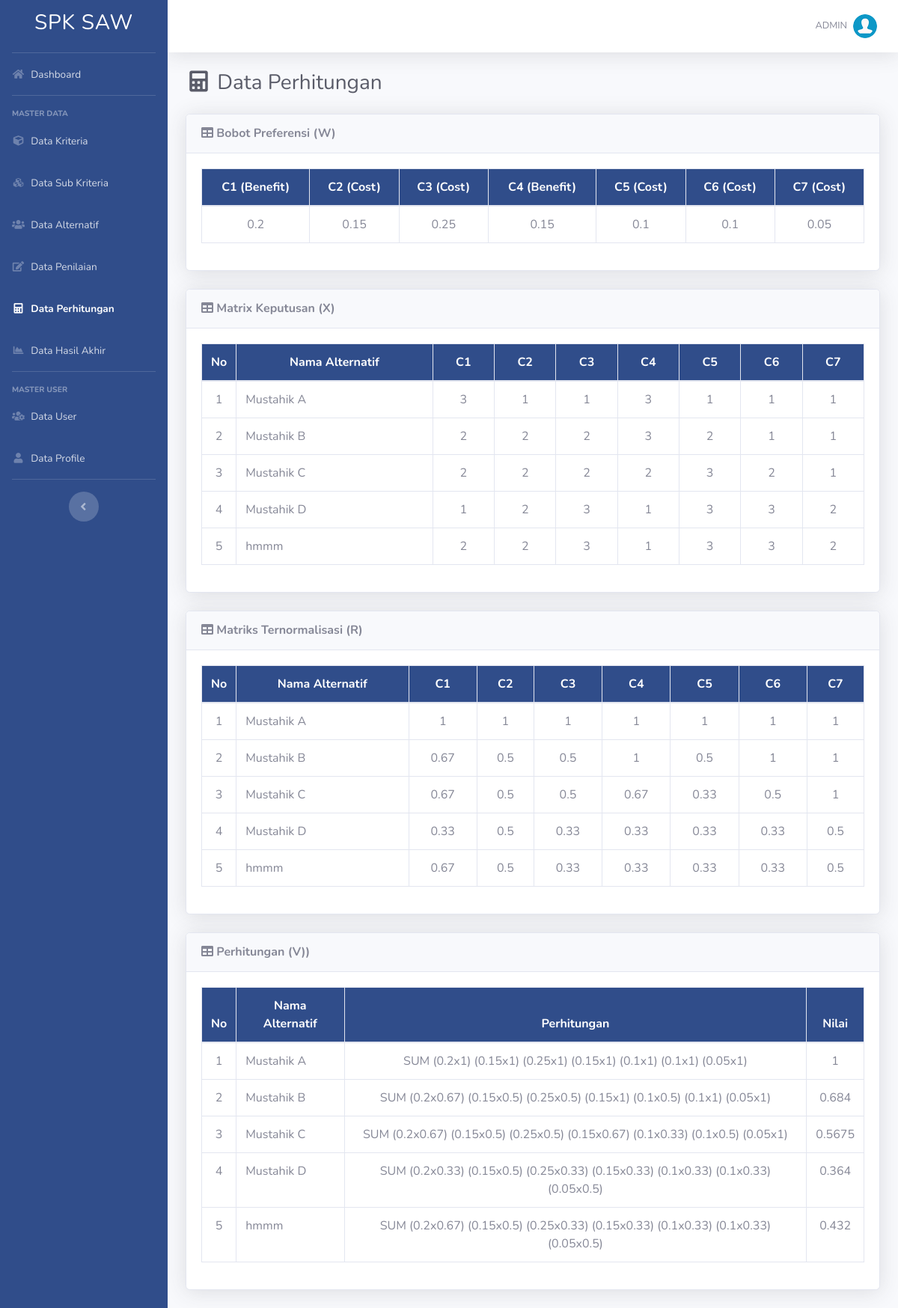
The page /perhitungan.php (signed in) on the database its author committed.
### tables this page shows
CREATE TABLE `kriteria` (
  `id_kriteria` int(11) NOT NULL,
  `kode_kriteria` varchar(10) NOT NULL,
  `nama` varchar(50) NOT NULL,
  `type` enum('Benefit','Cost') NOT NULL,
  `bobot` float NOT NULL,
  `ada_pilihan` tinyint(1) DEFAULT NULL
);

CREATE TABLE `alternatif` (
  `id_alternatif` int(11) NOT NULL,
  `nama` varchar(100) NOT NULL
);

### includes/functions.php (called while the page is built, shortened)
<?php
function get_role()
{
	if (isset($_SESSION['user_id']) && isset($_SESSION['role'])) {
		if ($_SESSION['role'] == '1') {
			return 'admin';
		} else {
			return 'user';
		}
	} else {
		return false;
	}
}

### perhitungan.php (the view, shortened to what this page needs)
<?php
require_once('includes/init.php');
$user_role = get_role();
if ($user_role == 'admin') {
	require_once('template/header.php');
	$kriteria = array();
	$q1 = mysqli_query($koneksi, "SELECT * FROM kriteria ORDER BY kode_kriteria ASC");
	while ($krit = mysqli_fetch_array($q1)) {
		$kriteria[$krit['id_kriteria']]['id_kriteria'] = $krit['id_kriteria'];
		$kriteria[$krit['id_kriteria']]['kode_kriteria'] = $krit['kode_kriteria'];
		$kriteria[$krit['id_kriteria']]['nama'] = $krit['nama'];
		$kriteria[$krit['id_kriteria']]['type'] = $krit['type'];
		$kriteria[$krit['id_kriteria']]['bobot'] = $krit['bobot'];
		$kriteria[$krit['id_kriteria']]['ada_pilihan'] = $krit['ada_pilihan'];
	}
	$alternatif = array();
	$q2 = mysqli_query($koneksi, "SELECT * FROM alternatif");
	while ($alt = mysqli_fetch_array($q2)) {
		$alternatif[$alt['id_alternatif']]['id_alternatif'] = $alt['id_alternatif'];
		$alternatif[$alt['id_alternatif']]['nama'] = $alt['nama'];
	}
?>
	<div class="d-sm-flex align-items-center justify-content-between mb-4">
		<h1 class="h3 mb-0 text-gray-800"><i class="fas fa-fw fa-calculator"></i> Data Perhitungan</h1>
	</div>
	<div class="card shadow mb-4">
		<div class="card-header py-3">
			<h6 class="m-0 font-weight-bold"><i class="fa fa-table"></i> Bobot Preferensi (W)</h6>
		</div>
		<div class="card-body">
			<div class="table-responsive">
				<table class="table table-bordered" width="100%" cellspacing="0">
					<thead class="text-white" style="background: #304d8a;">
						<tr align="center">
							<?php foreach ($kriteria as $key) : ?>
								<th><?= $key['kode_kriteria'] ?> (<?= $key['type'] ?>)</th>
							<?php endforeach ?>
						</tr>
					</thead>
					<tbody>
						<tr align="center">
							<?php foreach ($kriteria as $key) : ?>
								<td>
									<?php
									echo $key['bobot'];
									?>
								</td>
							<?php endforeach ?>
						</tr>
					</tbody>
				</table>
			</div>
		</div>
	</div>
	<div class="card shadow mb-4">
		<div class="card-header py-3">
			<h6 class="m-0 font-weight-bold"><i class="fa fa-table"></i> Matrix Keputusan (X)</h6>
		</div>
		<div class="card-body">
			<div class="table-responsive">
				<table class="table table-bordered" width="100%" cellspacing="0">
					<thead class="text-white" style="background: #304d8a;">
						<tr align="center">
							<th width="5%" rowspan="2">No</th>
							<th>Nama Alternatif</th>
							<?php foreach ($kriteria as $key) : ?>
								<th><?= $key['kode_kriteria'] ?></th>
							<?php endforeach ?>
						</tr>
					</thead>
					<tbody>
						<?php
						$no = 1;
						foreach ($alternatif as $keys) : ?>
							<tr align="center">
								<td><?= $no; ?></td>
								<td align="left"><?= $keys['nama'] ?></td>
								<?php foreach ($kriteria as $key) : ?>
									<td>
										<?php
										if ($key['ada_pilihan'] == 1) {
											$q4 = mysqli_query($koneksi, "SELECT sub_kriteria.nilai FROM penilaian JOIN sub_kriteria WHERE penilaian.nilai=sub_kriteria.id_sub_kriteria AND penilaian.id_alternatif='$keys[id_alternatif]' AND penilaian.id_kriteria='$key[id_kriteria]'");
											$data = mysqli_fetch_array($q4);
											echo $data['nilai'];
										} else {
											$q4 = mysqli_query($koneksi, "SELECT nilai FROM penilaian WHERE id_alternatif='$keys[id_alternatif]' AND id_kriteria='$key[id_kriteria]'");
											$data = mysqli_fetch_array($q4);
											echo $data['nilai'];
										}
										?>
									</td>
								<?php endforeach ?>
							</tr>
						<?php
							$no++;
						endforeach
						?>
					</tbody>
				</table>
			</div>
		</div>
	</div>
	<div class="card shadow mb-4">
		<div class="card-header py-3">
			<h6 class="m-0 font-weight-bold"><i class="fa fa-table"></i> Matriks Ternormalisasi (R)</h6>
		</div>
		<div class="card-body">
			<div class="table-responsive">
				<table class="table table-bordered" width="100%" cellspacing="0">
					<thead class="text-white" style="background: #304d8a;">
						<tr align="center">
							<th width="5%" rowspan="2">No</th>
							<th>Nama Alternatif</th>
							<?php foreach ($kriteria as $key) : ?>
								<th><?= $key['kode_kriteria'] ?></th>
							<?php endforeach ?>
						</tr>
					</thead>
					<tbody>
						<?php
						$no = 1;
						foreach ($alternatif as $keys) : ?>
							<tr align="center">
								<td><?= $no; ?></td>
								<td align="left"><?= $keys['nama'] ?></td>
								<?php foreach ($kriteria as $key) : ?>
									<td>
										<?php
										if ($key['ada_pilihan'] == 1) {
											$q4 = mysqli_query($koneksi, "SELECT sub_kriteria.nilai FROM penilaian JOIN sub_kriteria WHERE penilaian.nilai=sub_kriteria.id_sub_kriteria AND penilaian.id_alternatif='$keys[id_alternatif]' AND penilaian.id_kriteria='$key[id_kriteria]'");
											$dt1 = mysqli_fetch_array($q4);
											$q5 = mysqli_query($koneksi, "SELECT MAX(sub_kriteria.nilai) as max, MIN(sub_kriteria.nilai) as min, kriteria.type FROM penilaian JOIN sub_kriteria ON penilaian.nilai=sub_kriteria.id_sub_kriteria JOIN kriteria ON penilaian.id_kriteria=kriteria.id_kriteria WHERE penilaian.id_kriteria='$key[id_kriteria]'");
											$dt2 = mysqli_fetch_array($q5);
											if ($dt2['type'] == "Benefit") {
												echo round(($dt1['nilai'] / $dt2['max']), 2);
											} else {
												echo round(($dt2['min'] / $dt1['nilai']), 2);
											}
										}
										?>
									</td>
								<?php endforeach ?>
							</tr>
						<?php
							$no++;
						endforeach
						?>
					</tbody>
				</table>
			</div>
		</div>
	</div>
	<div class="card shadow mb-4">
		<div class="card-header py-3">
			<h6 class="m-0 font-weight-bold"><i class="fa fa-table"></i> Perhitungan (V))</h6>
		</div>
		<div class="card-body">
			<div class="table-responsive">
				<table class="table table-bordered" width="100%" cellspacing="0">
					<thead class="text-white" style="background: #304d8a;">
						<tr align="center">
							<th width="5%" rowspan="2">No</th>
							<th>Nama Alternatif</th>
							<th>Perhitungan</th>
							<th>Nilai</th>
						</tr>
					</thead>
					<tbody>
						<?php
						$no = 1;
						mysqli_query($koneksi, "TRUNCATE TABLE hasil;");
						foreach ($alternatif as $keys) : ?>
							<tr align="center">
								<td><?= $no; ?></td>
								<td align="left"><?= $keys['nama'] ?></td>
								<td>
									SUM
									<?php
									$nilai_v = 0;
									foreach ($kriteria as $key) :
										$bobot = $key['bobot'];
										if ($key['ada_pilihan'] == 1) {
											$q4 = mysqli_query($koneksi, "SELECT sub_kriteria.nilai FROM penilaian JOIN sub_kriteria WHERE penilaian.nilai=sub_kriteria.id_sub_kriteria AND penilaian.id_alternatif='$keys[id_alternatif]' AND penilaian.id_kriteria='$key[id_kriteria]'");
											$dt1 = mysqli_fetch_array($q4);
											$q5 = mysqli_query($koneksi, "SELECT MAX(sub_kriteria.nilai) as max, MIN(sub_kriteria.nilai) as min, kriteria.type FROM penilaian JOIN sub_kriteria ON penilaian.nilai=sub_kriteria.id_sub_kriteria JOIN kriteria ON penilaian.id_kriteria=kriteria.id_kriteria WHERE penilaian.id_kriteria='$key[id_kriteria]'");
											$dt2 = mysqli_fetch_array($q5);
											if ($dt2['type'] == "Benefit") {
												$nilai_r = round(($dt1['nilai'] / $dt2['max']), 2);
											} else {
												$nilai_r = round(($dt2['min'] / $dt1['nilai']), 2);
											}
										}
										$nilai_penjumlahan = $bobot * $nilai_r;
										$nilai_v += $nilai_penjumlahan;
										echo "(" . $bobot . "x" . $nilai_r . ") ";
									endforeach ?>
								</td>
								<td>
									<?php
										echo $nilai_v;
									?>
								</td>
							</tr>
						<?php
							$no++;
						endforeach
						?>
					</tbody>
				</table>
			</div>
		</div>
	</div>
<?php
	require_once('template/footer.php');
} else {
	header('Location: login.php');
}
?>

### rows shown on the page
kriteria: kode_kriteria "C1", type "Benefit", bobot "0.2", nilai "3", nilai "2", nilai "1", max "1", max "0.67", max "0.33", nilai_r "1", nilai_r "0.67", nilai_r "0.33"
kriteria: kode_kriteria "C2", type "Cost", bobot "0.15", nilai "1", nilai "2", nilai "0.5", nilai_r "1", nilai_r "0.5"
kriteria: kode_kriteria "C3", type "Cost", bobot "0.25", nilai "1", nilai "2", nilai "3", nilai "0.5", nilai "0.33", nilai_r "1", nilai_r "0.5", nilai_r "0.33"
kriteria: kode_kriteria "C4", type "Benefit", bobot "0.15", nilai "3", nilai "2", nilai "1", max "1", max "0.67", max "0.33", nilai_r "1", nilai_r "0.67", nilai_r "0.33"
kriteria: kode_kriteria "C5", type "Cost", bobot "0.1", nilai "1", nilai "2", nilai "3", nilai "0.5", nilai "0.33", nilai_r "1", nilai_r "0.5", nilai_r "0.33"
kriteria: kode_kriteria "C6", type "Cost", bobot "0.1", nilai "1", nilai "2", nilai "3", nilai "0.5", nilai "0.33", nilai_r "1", nilai_r "0.5", nilai_r "0.33"
kriteria: kode_kriteria "C7", type "Cost", bobot "0.05", nilai "1", nilai "2", nilai "0.5", nilai_r "1", nilai_r "0.5"
alternatif: nama "Mustahik A", nilai_v "1"
alternatif: nama "Mustahik B", nilai_v "0.684"
alternatif: nama "Mustahik C", nilai_v "0.5675"
alternatif: nama "Mustahik D", nilai_v "0.364"
alternatif: nama "hmmm", nilai_v "0.432"

### other values the page prints
$_SESSION['username'] "ADMIN"
